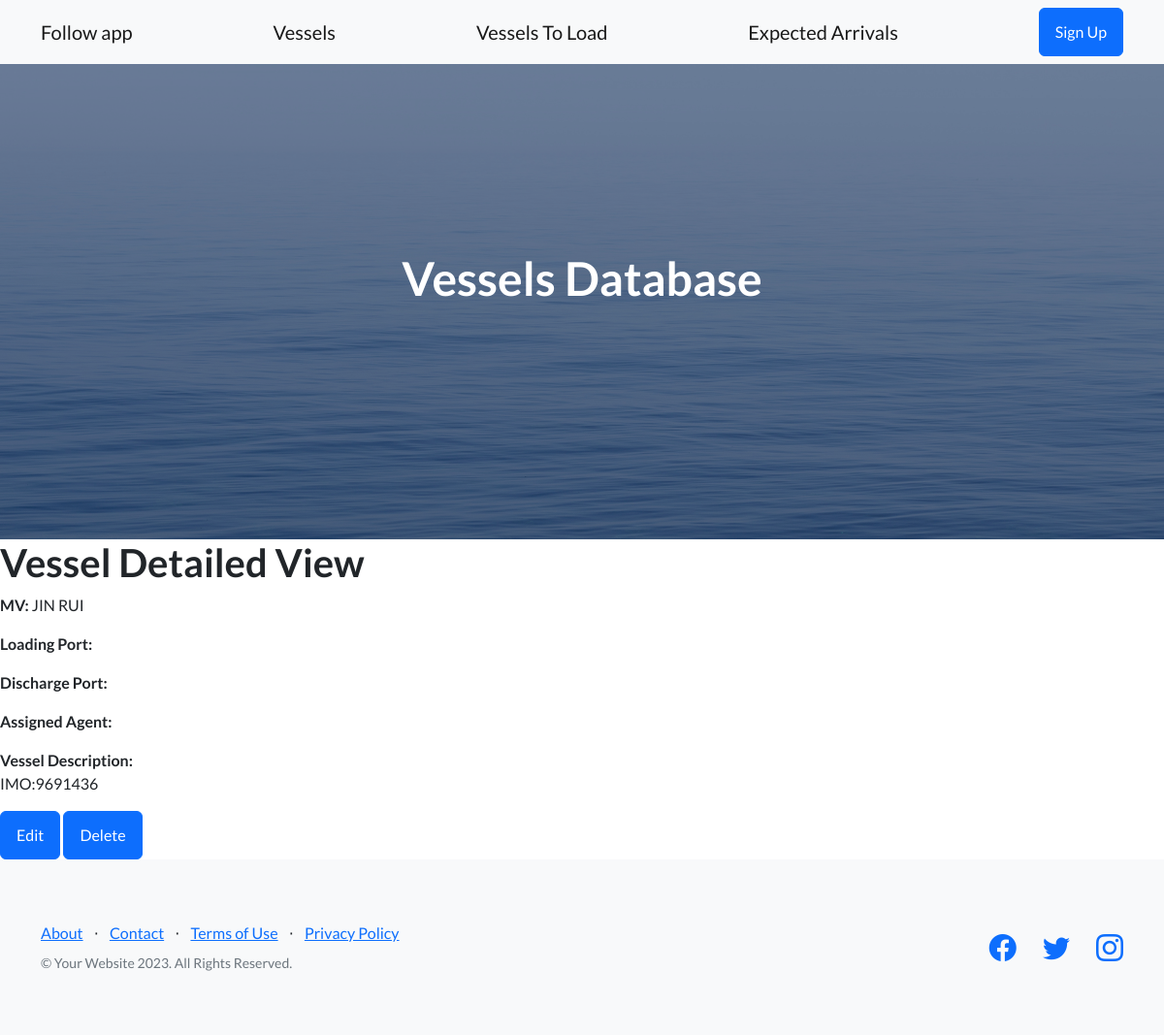
Page /vessel/vessels-detail/13 on the earlier database version.
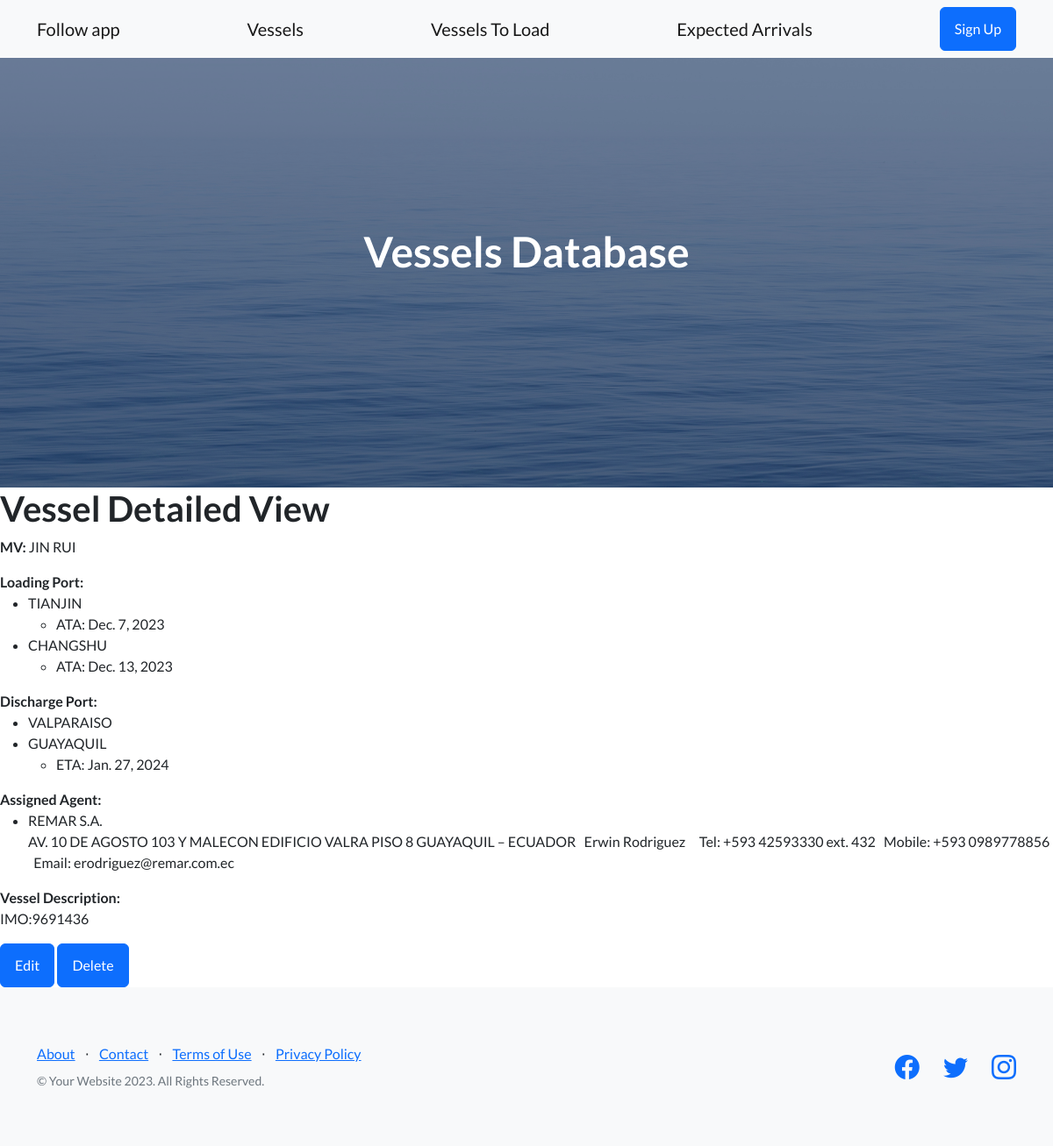
Same page on the later database version.
### Vessel/models.py (models this page shows)
class LoadingPort(models.Model):
    loading_port_name = models.CharField(max_length=50, blank=True, null=True)
    anchor_loading_port = models.DateField(blank=True, null=True)
    eta_loading_port = models.DateField(blank=True, null=True)
    etb_loading_port = models.DateField(blank=True, null=True)
    ata_loading_port = models.DateField(blank=True, null=True)
    atb_loading_port = models.DateField(blank=True, null=True)
    etd_loading_port = models.DateField(blank=True, null=True)
    atd_loading_port = models.DateField(blank=True, null=True)
    assigned_vessel_pol = models.ForeignKey('Vessel', null=True, blank=True, on_delete=models.CASCADE)
    def __str__(self):
        return  f"{self.loading_port_name}, {self.assigned_vessel_pol}"

class DischargePort(models.Model):
    discharge_port_name = models.CharField(max_length=50, blank=True, null=True)
    anchor_discharge_port = models.DateField(blank=True, null=True)
    eta_discharge_port = models.DateField(blank=True, null=True)
    etb_discharge_port = models.DateField(blank=True, null=True)
    ata_discharge_port = models.DateField(blank=True, null=True)
    atd_discharge_port = models.DateField(blank=True, null=True)
    assigned_vessel_pod = models.ForeignKey('Vessel', null=True, blank=True, on_delete=models.CASCADE)
    def __str__(self):
        return f"{self.discharge_port_name}, {self.assigned_vessel_pod}"

class VesselAgent(models.Model):
    vessel_agent_name = models.CharField(max_length=50, blank=True, null=True)
    vessel_agent_info = models.TextField(blank=True, null=True)
    assigned_vessel = models.ForeignKey('Vessel', null=True, blank=True, on_delete=models.CASCADE)
    def __str__(self):
        return f"{self.vessel_agent_name}, {self.assigned_vessel}"

### Vessel/views.py (the view)
# urls.py: path('vessels-detail/<pk>', VesselDetail.as_view(), name= 'VesselDetail'),
class VesselDetail(DetailView):
    model = Vessel
    template_name = "vessel_detail.html"
    context_object_name = "vessel"
    def get(self, request, *args, **kwargs):
       self.object = self.get_object() # Obtiene el objeto del modelo `Vessel` basado en el `pk` pasado en la URL
       return self.ports_dates(request, *args, **kwargs) # Llama al método `ports_dates` y retorna su resultado
    def ports_dates (self, request, *args, **kwargs):
     vessel_id = self.kwargs.get('pk')
     print("Vessel ID from URL:", vessel_id)
     loading_ports = LoadingPort.objects.filter(assigned_vessel_pol_id=vessel_id)
     print("Loading ports associated with vessel:", loading_ports)
     loading_date_list = []
     for port in loading_ports:
            loading_date_list.append({
                'Port_name': port.loading_port_name,
                'Anchor': port.anchor_loading_port,
                'ETA': port.eta_loading_port,
                'ETB': port.etb_loading_port,
                'ATA': port.ata_loading_port,
                'ATB': port.atb_loading_port,
                'ETD': port.etd_loading_port,
                'ATD': port.atd_loading_port,
            })
     print (type (loading_date_list))
     print("Date list for vessel {}: {}".format(vessel_id, loading_date_list))
     discharge_ports = DischargePort.objects.filter(assigned_vessel_pod_id=vessel_id)
     print("Discharge ports associated with vessel:", discharge_ports)
     discharge_date_list = []
     for port in discharge_ports:
            discharge_date_list.append({
                'Port_name': port.discharge_port_name,
                'Anchor': port.anchor_discharge_port,
                'ETA': port.eta_discharge_port,
                'ETB': port.etb_discharge_port,
                'ATA': port.ata_discharge_port,
                'ATD': port.atd_discharge_port,
            })
     print (type (discharge_date_list))
     print("Date list for vessel {}: {}".format(vessel_id, discharge_date_list))
     agent_vessel = VesselAgent.objects.filter(assigned_vessel_id=vessel_id)
     print("Loading ports associated with vessel:", agent_vessel)
     agent_vessel_list = []
     for agent in agent_vessel:
            agent_vessel_list.append({
                'Agent_name': agent.vessel_agent_name,
                'Agent_info': agent.vessel_agent_info,
            })
     context = {
            "loading_date_list": loading_date_list,
            "discharge_date_list": discharge_date_list,
            "vessel": self.object,
            "assigned_agent": agent_vessel_list,
            }
     return render(request, "vessel_detail.html", context)

### Vessel/models.py (called while the page is built)
    def __str__(self):
        return self.vessel_name

### Vessel/templates/vessel_detail.html (shortened to what this page needs)
{% extends 'father.html' %}
{% block contenidoQueCambia %}
<h1>Vessel Detailed View</h1>
<p><strong>MV:</strong> {{ vessel }}</p>
     <strong>Loading Port:</strong>
     <ul>
        {% for port_info in loading_date_list %}
        <li> {{ port_info.Port_name }} <br>
            <ul>
                {% for key, value in port_info.items %}
                    {% if key != 'Port_name' and value %}
                        <li>{{ key }}: {{ value }}</li>
                    {% endif %}
                {% endfor %}
            </ul>
        </li>
        {% endfor %}
     </ul>
     <strong>Discharge Port:</strong>
     <ul>
        {% for port_info in discharge_date_list %}
        <li> {{ port_info.Port_name }} <br>
            <ul>
                {% for key, value in port_info.items %}
                    {% if key != 'Port_name' and value %}
                        <li>{{ key }}: {{ value }}</li>
                    {% endif %}
                {% endfor %}
            </ul>
        </li>
        {% endfor %}
     </ul>
     <strong>Assigned Agent:</strong>
     <ul>
        {% for agent_info in assigned_agent %}
        <li> {{ agent_info.Agent_name }} <br>
            <p>
            {{ agent_info.Agent_info }}
            </p>
        </li>
        {% endfor %}
     </ul>
    <strong>Vessel Description:</strong>
    <p>IMO:{{ vessel.vessel_imo }}</p>
    <a class="btn btn-primary" href="{% url 'VesselUpdate' vessel.id %}">Edit</a>
    <a class="btn btn-primary" href="{% url 'VesselDelete' vessel.id %}">Delete</a>
{% endblock contenidoQueCambia %}

Differences in the rows shown:
added LoadingPort: Port_name "TIANJIN", port_info "Dec. 7, 2023"
added LoadingPort: Port_name "CHANGSHU", port_info "Dec. 13, 2023"
added DischargePort: Port_name "VALPARAISO"
added DischargePort: Port_name "GUAYAQUIL", port_info "Jan. 27, 2024"
added VesselAgent: Agent_name "REMAR S.A.", Agent_info "AV. 10 DE AGOSTO 103 Y MALECON EDIFICIO VALRA PISO 8 GUAYAQUIL – ECUADOR Erwin Rodriguez Tel: +593 42593330 ext. 432 Mobile: +593 0989778856 Email: erodriguez@remar.com.ec"
Other differences:
new list line: "ATA :"
new list line: "ETA :"
